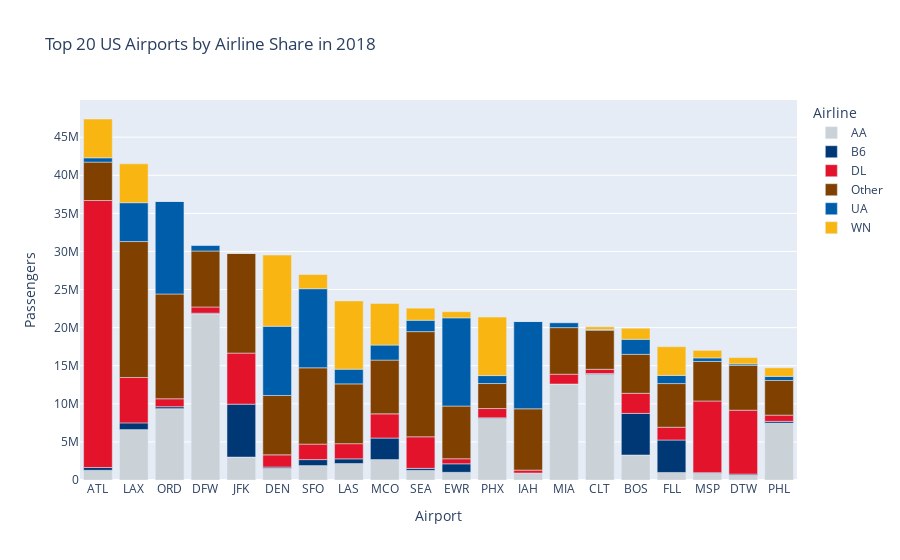

The cell this chart's notebook holds for it:
### Code cell
df_top_airlines_and_airports.sort_values("Rank", inplace = True)

fig_t4_airline_presence_at_t20_airports = px.bar(df_top_airlines_and_airports, x="Airport", y="Passengers", color="Airline", color_discrete_map=airline_color_map, title="Top 20 US Airports by Airline Share in 2018")
fig_t4_airline_presence_at_t20_airports

### Figure 1 — Plotly figure (JSON) as saved in the notebook; plotly's stock layout.template omitted (floating-point values rounded to 4 significant figures)
{"data": [{"alignmentgroup": "True", "hovertemplate": "Airline=AA<br>Airport=%{x}<br>Passengers=%{y}<extra></extra>", "legendgroup": "AA", "marker": {"color": "#CAD1D7", "pattern": {"shape": ""}}, "name": "AA", "offsetgroup": "AA", "orientation": "v", "showlegend": true, "textposition": "auto", "type": "bar", "x": ["ATL", "LAX", "ORD", "DFW", "JFK", "DEN", "SFO", "LAS", "MCO", "SEA", "EWR", "PHX", "IAH", "MIA", "CLT", "BOS", "FLL", "MSP", "DTW", "PHL"], "xaxis": "x", "y": [1272128, 6614983, 9364738, 21814244, 3007541, 1530533, 1889883, 2159213, 2679818, 1259516, 1006776, 8066428, 909433, 12595599, 13853081, 3279765, 988323, 885289, 628126, 7463574], "yaxis": "y"}, {"alignmentgroup": "True", "hovertemplate": "Airline=B6<br>Airport=%{x}<br>Passengers=%{y}<extra></extra>", "legendgroup": "B6", "marker": {"color": "#003876", "pattern": {"shape": ""}}, "name": "B6", "offsetgroup": "B6", "orientation": "v", "showlegend": true, "textposition": "auto", "type": "bar", "x": ["ATL", "LAX", "ORD", "DFW", "JFK", "DEN", "SFO", "LAS", "MCO", "SEA", "EWR", "PHX", "MIA", "CLT", "BOS", "FLL", "MSP", "DTW", "PHL"], "xaxis": "x", "y": [369179, 881904, 253422, 82104, 6949110, 168783, 787743, 616893, 2825956, 270146, 1119645, 98482, 538, 119694, 5465646, 4258226, 80695, 140561, 233939], "yaxis": "y"}, {"alignmentgroup": "True", "hovertemplate": "Airline=DL<br>Airport=%{x}<br>Passengers=%{y}<extra></extra>", "legendgroup": "DL", "marker": {"color": "#E3132C", "pattern": {"shape": ""}}, "name": "DL", "offsetgroup": "DL", "orientation": "v", "showlegend": true, "textposition": "auto", "type": "bar", "x": ["ATL", "LAX", "ORD", "DFW", "JFK", "DEN", "SFO", "LAS", "MCO", "SEA", "EWR", "PHX", "IAH", "MIA", "CLT", "BOS", "FLL", "MSP", "DTW", "PHL"], "xaxis": "x", "y": [35049728, 5962435, 1045316, 815257, 6703119, 1602374, 2030302, 1991979, 3177310, 4141351, 663271, 1215973, 389529, 1292802, 560127, 2639358, 1680324, 9405337, 8395710, 815566], "yaxis": "y"}, {"alignmentgroup": "True", "hovertemplate": "Airline=Other<br>Airport=%{x}<br>Passengers=%{y}<extra></extra>", "legendgroup": "Other", "marker": {"color": "#804000", "pattern": {"shape": ""}}, "name": "Other", "offsetgroup": "Other", "orientation": "v", "showlegend": true, "textposition": "auto", "type": "bar", "x": ["ATL", "LAX", "ORD", "DFW", "JFK", "DEN", "SFO", "LAS", "MCO", "SEA", "EWR", "PHX", "IAH", "MIA", "CLT", "BOS", "FLL", "MSP", "DTW", "PHL"], "xaxis": "x", "y": [5037751, 17841194, 13754619, 7350127, 13084956, 7793001, 10021248, 7848083, 7055542, 13808734, 6918342, 3284003, 8046213, 6115456, 5120378, 5111118, 5731354, 5192262, 5889536, 4547562], "yaxis": "y"}, {"alignmentgroup": "True", "hovertemplate": "Airline=UA<br>Airport=%{x}<br>Passengers=%{y}<extra></extra>", "legendgroup": "UA", "marker": {"color": "#005DAA", "pattern": {"shape": ""}}, "name": "UA", "offsetgroup": "UA", "orientation": "v", "showlegend": true, "textposition": "auto", "type": "bar", "x": ["ATL", "LAX", "ORD", "DFW", "JFK", "DEN", "SFO", "LAS", "MCO", "SEA", "EWR", "PHX", "IAH", "MIA", "CLT", "BOS", "FLL", "MSP", "DTW", "PHL"], "xaxis": "x", "y": [566751, 5102202, 12153983, 761785, 215, 9091011, 10382658, 1932434, 1976599, 1490451, 11580362, 1044371, 11459058, 629703, 108522, 1974123, 1069805, 461981, 186644, 542981], "yaxis": "y"}, {"alignmentgroup": "True", "hovertemplate": "Airline=WN<br>Airport=%{x}<br>Passengers=%{y}<extra></extra>", "legendgroup": "WN", "marker": {"color": "#F9B612", "pattern": {"shape": ""}}, "name": "WN", "offsetgroup": "WN", "orientation": "v", "showlegend": true, "textposition": "auto", "type": "bar", "x": ["ATL", "LAX", "ORD", "DFW", "DEN", "SFO", "LAS", "MCO", "SEA", "EWR", "PHX", "IAH", "CLT", "BOS", "FLL", "MSP", "DTW", "PHL"], "xaxis": "x", "y": [5093338, 5100110, 129, 234, 9341831, 1862999, 8963047, 5463188, 1588268, 800757, 7679236, 276, 346711, 1455151, 3770336, 991057, 826542, 1117445], "yaxis": "y"}], "layout": {"barmode": "relative", "legend": {"title": {"text": "Airline"}, "tracegroupgap": 0}, "title": {"text": "Top 20 US Airports by Airline Share in 2018"}, "xaxis": {"anchor": "y", "domain": [0, 1], "title": {"text": "Airport"}}, "yaxis": {"anchor": "x", "domain": [0, 1], "title": {"text": "Passengers"}}}}
